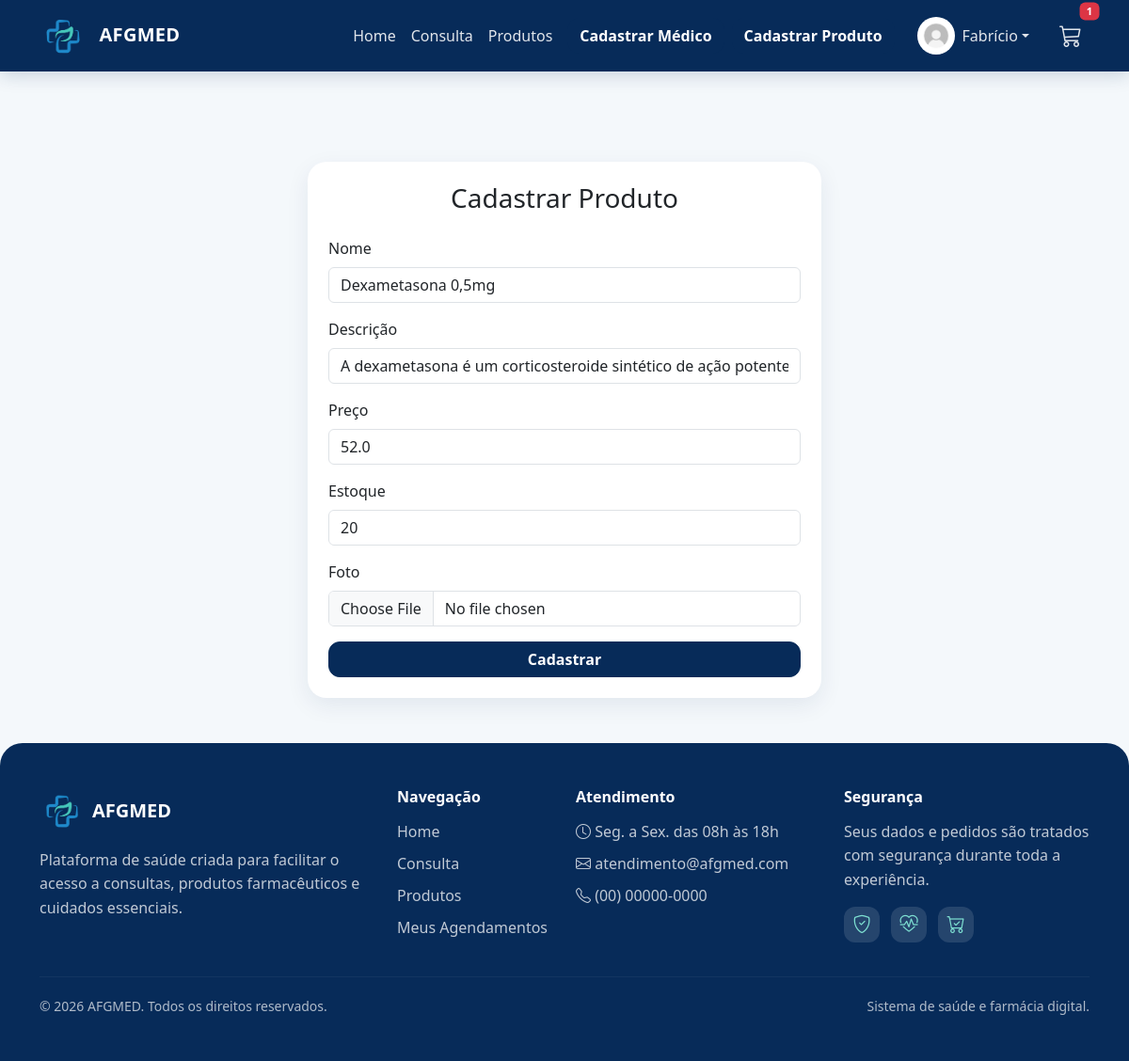
Page /editar-produto/2 (signed in) on the earlier database version.
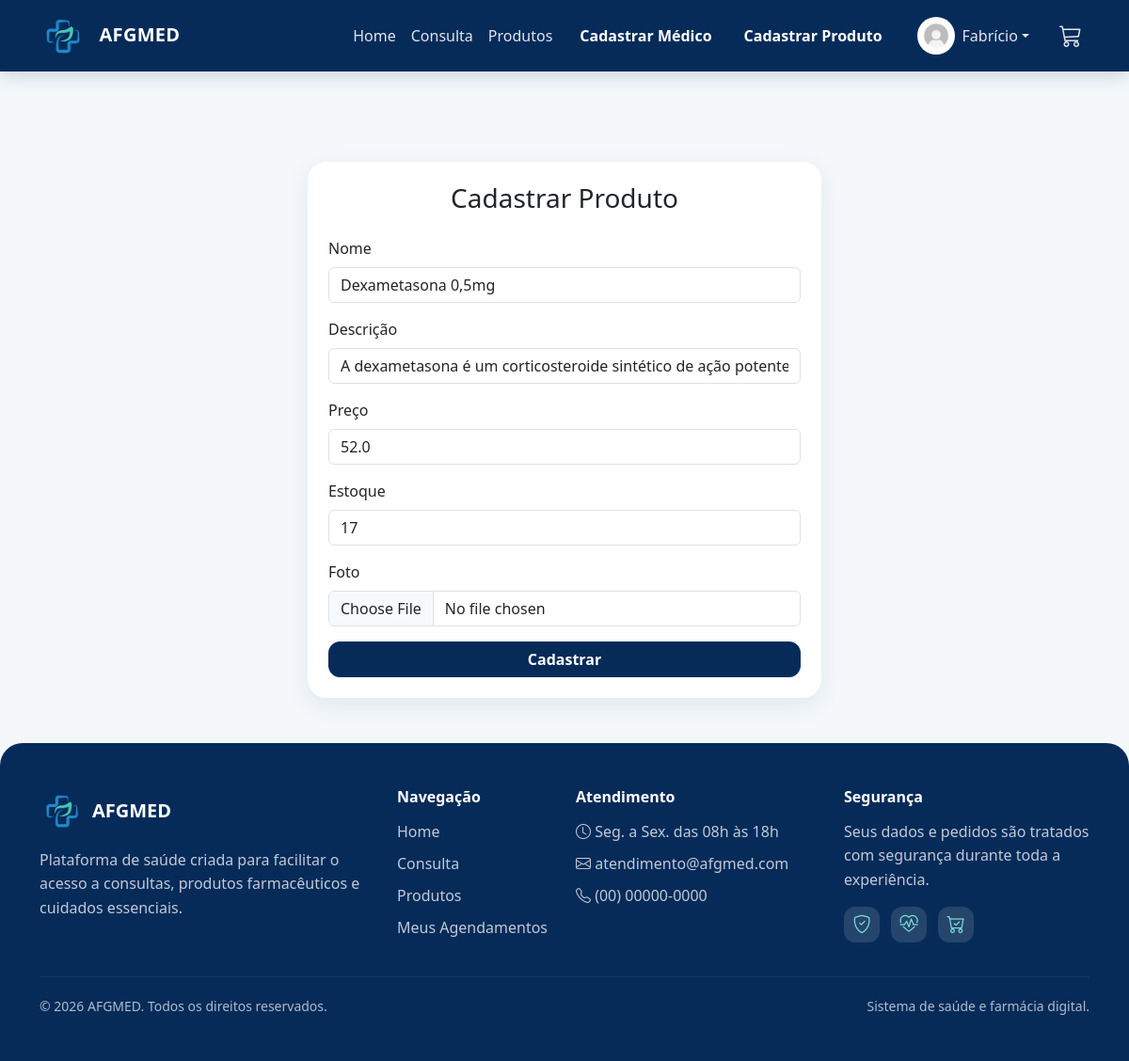
Same page on the later database version.
### projetoafgmed/models.py (models this page shows)
class Produto(database.Model):
    id = database.Column(database.Integer, primary_key=True)
    nome = database.Column(database.String, nullable=False)
    descricao = database.Column(database.String)
    preco = database.Column(database.Float, nullable=False)
    estoque = database.Column(database.Integer, default=0)
    foto = database.Column(database.String, default="default.jpg")
    ativo = database.Column(database.Boolean, default=True, nullable=False)
    destaque_home = database.Column(database.Boolean, default=False, nullable=False)
    data_criacao = database.Column(database.DateTime, nullable=False, default=datetime.utcnow)

### projetoafgmed/routes.py (the view, shortened to what this page needs)
@app.route("/editar-produto/<int:id_produto>", methods=["GET","POST"])
@login_required
def editar_produto(id_produto):
    if not getattr(current_user, "is_admin", False):
        flash("Apenas administradores podem acessar esta página.", "warning")
        return redirect(url_for("homepage"))
    produto = Produto.query.get_or_404(id_produto)
    form = FormProduto()
    if request.method == "GET":
        form.nome.data = produto.nome
        form.descricao.data = produto.descricao
        form.preco.data = produto.preco
        form.estoque.data = produto.estoque
        form.ativo.data = produto.ativo
        form.destaque_home.data = produto.destaque_home
    return render_template("cadastro_produto.html", form=form, produto=produto)

### projetoafgmed/forms.py
class FormProduto(FlaskForm):
    nome = StringField("Nome", validators=[DataRequired()])
    descricao = StringField("Descrição")
    preco = FloatField("Preço", validators=[DataRequired()])
    estoque = IntegerField("Estoque", default=0, validators=[DataRequired()])
    ativo = BooleanField("Produto ativo", default=True)
    destaque_home = BooleanField("Aparecer em Mais Vendidos na Home")
    foto = FileField(
        "Foto",
        validators=[FileAllowed(['jpg', 'png', 'jpeg'], 'Apenas imagens são permitidas!')]
    )
    botao_confirmacao = SubmitField("Cadastrar")

### projetoafgmed/models.py (called while the page is built)
@login_manager.user_loader
def load_usuario(id_usuario):
    return Usuario.query.get(int(id_usuario))

### projetoafgmed/templates/cadastro_produto.html (shortened to what this page needs)
{% extends "base.html" %}
{% block content %}
<div class="row justify-content-center mt-5 pt-5">
    <div class="col-md-6">
        <div class="card shadow-sm">
            <div class="card-body">
                <h3 class="text-center mb-4">Cadastrar Produto</h3>
                <form method="POST" enctype="multipart/form-data">
                    <div class="mb-3">
                        {{ form.nome.label(class="form-label") }}
                        {{ form.nome(class="form-control") }}
                    </div>
                    <div class="mb-3">
                        {{ form.descricao.label(class="form-label") }}
                        {{ form.descricao(class="form-control") }}
                    </div>
                    <div class="mb-3">
                        {{ form.preco.label(class="form-label") }}
                        {{ form.preco(class="form-control") }}
                    </div>
                    <div class="mb-3">
                        {{ form.estoque.label(class="form-label") }}
                        {{ form.estoque(class="form-control") }}
                    </div>
                    <div class="mb-3">
                        {{ form.foto.label(class="form-label") }}
                        {{ form.foto(class="form-control") }}
                    </div>
                    {{ form.botao_confirmacao(class="btn btn-primary w-100") }}
                </form>
            </div>
        </div>
    </div>
</div>
{% endblock %}

### projetoafgmed/templates/base.html (shortened to what the changed rows need)
<!DOCTYPE html>
<html lang="pt-br">
<head>
    <link href="https://cdn.jsdelivr.net/npm/bootstrap@5.3.8/dist/css/bootstrap.min.css" rel="stylesheet">
    <link rel="stylesheet" href="https://cdn.jsdelivr.net/npm/bootstrap-icons@1.11.3/font/bootstrap-icons.css">
    <link rel="stylesheet" href="{{ url_for('static', filename='css/style.css') }}">
</head>
<body>
<nav class="navbar navbar-expand-lg navbar-dark bg-dark">
    <div class="container">
        <div class="collapse navbar-collapse" id="navbarNav">
            <ul class="navbar-nav ms-3 align-items-center">
                {% if current_user.is_authenticated %}
                    <li class="nav-item position-relative">
                        <a class="nav-link" href="#" data-bs-toggle="offcanvas" data-bs-target="#carrinhoLateral" aria-controls="carrinhoLateral">
                            <i class="bi bi-cart3" style="font-size: 1.5rem;"></i>
                            {% if carrinho %}
                                <span class="badge bg-danger position-absolute top-0 start-100 translate-middle">
                                    {{ quantidade_carrinho }}
                                </span>
                            {% endif %}
                        </a>
                    </li>
                {% endif %}
            </ul>
        </div>
    </div>
</nav>
<main class="container mt-5">
    {% block content %}{% endblock %}
</main>
</body>
</html>

Differences in the rows shown:
changed Produto "Dexametasona 0,5mg": estoque "20" → "17"
Other differences:
{{ quantidade_carrinho }}: "1" → (not shown)
